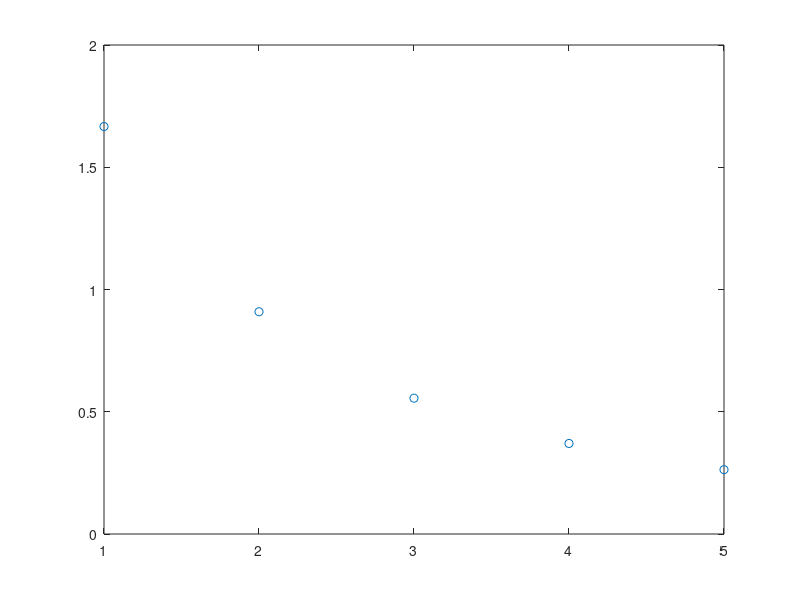

Write MATLAB code to recreate this figure. (Note: this script raises an error after producing the figure.)
x=[1 
   2 
   3 
   4 
   5]

y=[1.6666 
    0.9090 
    0.5555
    0.3703
    0.26315]

plot (x,y,'o')

f1=@(x) x.^1
f2=@(x) x.^0

z=(1.0)./y %./ serve para fazer divisao elemento por elemento

F=@(x) [f1(x) f2(x)] %f no formato de linha

k=ufrgs_ajuste(x,y,F)

a=k(1)
b=k(2)

y=@(x) a*x+b

hold on
fplot (y,[0 5])